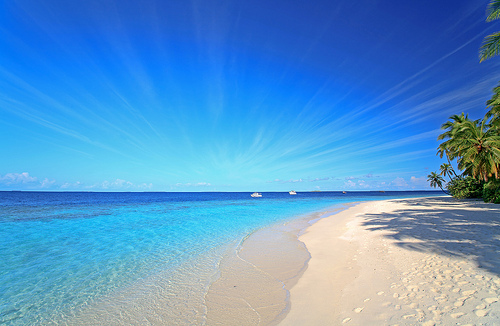
#> input picture data/images_general/beach.jpg, 500 x 326 px
$ python example12.py   (older library calls are emulated)
#> lines starting #> are read from the running program, lines starting #| are printed output that depends on the picture
### visual/visual_features.py
"""!
@brief Visual Features
@details: This script stores the functions required for basic image feature
extraction
@author Theodoros Giannakopoulos {tyiannak@gmail.com}
"""
import cv2
from skimage.feature import local_binary_pattern
from skimage.feature import hog
from numpy.lib.stride_tricks import as_strided as ast
import os
import pickle
import scipy
import numpy as np


class ImageFeatureExtractor():
    """@brief  Image Feature Extractor Class
    @param list_of_features (\a list) list of features to extract. One or
    more from []
    """
    def __init__(self, list_of_features=["lbps", "hogs", "colors"]):
        # get all annotations using multiple annotator flag:
        self.list_of_features = list_of_features


    def getRGBS(self, image):
        n_bins_per_hist = 16
        chans = cv2.split(image)
        colors = ("r", "g", "b")
        features = []
        features_sobel = []
        # RGB Histograms:
        for (chan, color) in zip(chans, colors):  # loop over the image channels
            # get histograms
            hist = cv2.calcHist([chan], [0], None, [n_bins_per_hist], [0, 256])
            hist = hist / hist.sum()
            features.extend(hist[:, 0].tolist())
#> this loop made 3 passes
#> color on passes 1 to 3: 'r', 'g', 'b'
#> after the loop, features = 48 values, max 0.321 at index 47, min 0.00128 at index 16, mean 0.0625
        features.extend(features_sobel)
        # Gray Histogram
        img_gray = cv2.cvtColor(image, cv2.COLOR_BGR2GRAY)
        hist_gray = cv2.calcHist([chan], [0], None, [n_bins_per_hist], [0, 256])
#> hist_gray = [958, 1014, 1031, 817, 510, 417, 437, 1450, 3136, 7684, 17182, 26391, 19804, 12582, 17197, 52390]
        hist_gray = hist_gray / hist_gray.sum()
#> hist_gray = [0.00588, 0.00622, 0.00633, 0.00501, 0.00313, 0.00256, 0.00268, 0.0089, 0.0192, 0.0471, 0.105, 0.162, 0.121, 0.0772, 0.106, 0.321]
        features.extend(hist_gray[:, 0].tolist())
        grad_x = np.abs(
            cv2.Sobel(img_gray, cv2.CV_16S, 1, 0, ksize=3, scale=1, delta=0,
                      borderType=cv2.BORDER_DEFAULT))
        grad_y = np.abs(
            cv2.Sobel(img_gray, cv2.CV_16S, 0, 1, ksize=3, scale=1, delta=0,
                      borderType=cv2.BORDER_DEFAULT))
        abs_grad_x = cv2.convertScaleAbs(grad_x)
        abs_grad_y = cv2.convertScaleAbs(grad_y)
        dst = cv2.addWeighted(abs_grad_x, 0.5, abs_grad_y, 0.5, 0)
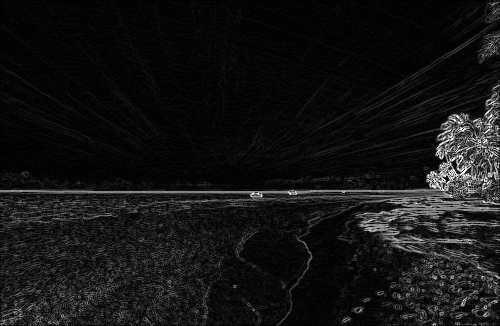
#> dst: shape (326, 500); min 0, max 255, mean 20.1
        histSobel = cv2.calcHist([dst], [0], None, [n_bins_per_hist], [0, 256])
#> histSobel = [110194, 22964, 11347, 6106, 3664, 2163, 1319, 970, 2192, 797, 465, 270, 182, 143, 86, 138]
        histSobel = histSobel / histSobel.sum()
#> histSobel = [0.676, 0.141, 0.0696, 0.0375, 0.0225, 0.0133, 0.00809, 0.00595, 0.0134, 0.00489, 0.00285, 0.00166, 0.00112, 0.000877, 0.000528, 0.000847]
        features.extend(histSobel[:, 0].tolist())
        # HSV histogram
        hsv = cv2.cvtColor(image, cv2.COLOR_BGR2HSV)
#> hsv: shape (326, 500, 3); mean H, S, V 34.1, 152.1, 211
        chans = cv2.split(hsv)  # take the S channel
        S = chans[1]
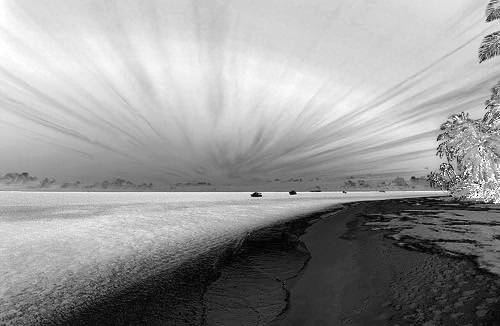
#> S: shape (326, 500); min 0, max 255, mean 152.1
        hist2 = cv2.calcHist([S], [0], None, [n_bins_per_hist], [0, 256])
#> hist2 = [4710, 7734, 13225, 10667, 2545, 2814, 4774, 7712, 6757, 7946, 9483, 12254, 19402, 32394, 15601, 4982]
        hist2 = hist2 / hist2.sum()
#> hist2 = [0.0289, 0.0474, 0.0811, 0.0654, 0.0156, 0.0173, 0.0293, 0.0473, 0.0415, 0.0487, 0.0582, 0.0752, 0.119, 0.199, 0.0957, 0.0306]
        features.extend(hist2[:, 0].tolist())
        f_names = ["Color-R" + str(i) for i in range(n_bins_per_hist)]
        f_names.extend(["Color-G" + str(i) for i in range(n_bins_per_hist)])
        f_names.extend(["Color-B" + str(i) for i in range(n_bins_per_hist)])
        f_names.extend(["Color-Gray" + str(i) for i in range(n_bins_per_hist)])
        f_names.extend(["Color-GraySobel" + str(i) for i in range(n_bins_per_hist)])
        f_names.extend(["Color-Satur" + str(i) for i in range(n_bins_per_hist)])
        return np.array(features), f_names

    # [61 lines left out: functions block_view, normalize, getLBP, getHOG, getKAZE, not called in this run]

    def extract_features(self, file_path):
        # read image
        img = cv2.cvtColor(cv2.imread(file_path), cv2.COLOR_BGR2RGB)
        features = []
        feature_names = []
        if "colors" in self.list_of_features:
            f, fn = self.getRGBS(img)
#> f = 96 values, max 0.676 at index 64, min 0.000528 at index 78, mean 0.0625; fn = 96 items, first 6: 'Color-R0', 'Color-R1', 'Color-R2', 'Color-R3', 'Color-R4', 'Color-R5'
            features.append(f)
            feature_names += fn
#> feature_names has the same summary as fn
        if "lbps" in self.list_of_features:
            f, fn = self.getLBP(img)
            features.append(f)
            feature_names += fn
        if "hogs" in self.list_of_features:
            f, fn = self.getHOG(img)
            features.append(f)
            feature_names += fn
        if "kaze" in self.list_of_features:
            f, fn = self.getKAZE(img)
            features.append(f)
            feature_names += fn
        features = np.concatenate(features)
#> features has the same summary as f
        return features, feature_names

class ImageMatch(object):
    # [8 lines left out: function __init__, not called in this run]

    def cos_cdist(self, vector): # cosine distance between search image and db
        v = vector.reshape(1, -1)
        return scipy.spatial.distance.cdist(self.matrix, v, 'cosine').reshape(-1)

    # [19 lines left out: functions match, batch_extractor_match, not called in this run]

### visual/example12.py
"""!
@brief Example 12
@details: Visual features visualization for 2 images using matplotlib.
(Color features)
@author Theodoros Giannakopoulos {tyiannak@gmail.com}
"""

from visual_features import ImageFeatureExtractor
import matplotlib.ticker as ticker
from matplotlib import pyplot as plt

filename1 = '../data/images_general/beach.jpg'
filename2 = '../data/images_general/new_york.jpg'

ife = ImageFeatureExtractor(list_of_features=["colors"])
f1, f1n = ife.extract_features(file_path=filename1)
#> f1 has the same summary as f in extract_features; f1n has the same summary as fn in extract_features
f2, f2n = ife.extract_features(file_path=filename2)
#> call 2 of extract_features, with file_path = '../data/images_general/new_york.jpg'
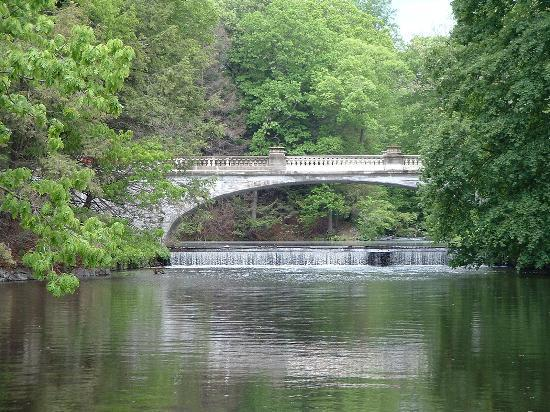
#> input picture data/images_general/new_york.jpg, 550 x 412 px
#> the loop in getRGBS (call 2), `for (chan, color) in zip(chans, colors):` made 3 passes
#> after the loop in getRGBS (call 2), `for (chan, color) in zip(chans, colors):`: features = 48 values, max 0.151 at index 37, min 0.000781 at index 16, mean 0.0625
#> in getRGBS (call 2), `img_gray = cv2.cvtColor(image, cv2.COLOR_BGR2GRAY)`:
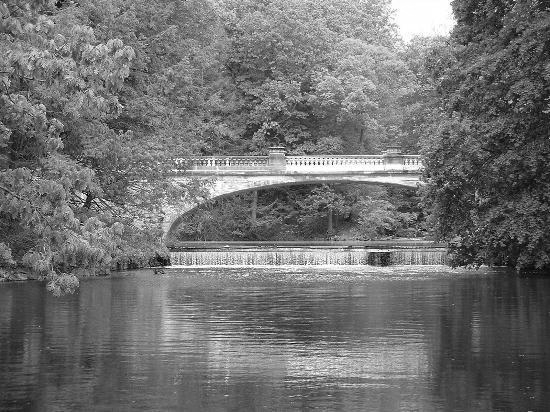
#> img_gray: shape (412, 550); min 0, max 255, mean 113
#> in getRGBS (call 2), `hist_gray = cv2.calcHist([chan], [0], None, [n_bins_per_hist], [0, 256])`: hist_gray = [3483, 9584, 22480, 28851, 33999, 34198, 26111, 20196, 14226, 9871, 6680, 4414, 3124, 2385, 2141, 4857]
#> in getRGBS (call 2), `hist_gray = hist_gray / hist_gray.sum()`: hist_gray = [0.0154, 0.0423, 0.0992, 0.127, 0.15, 0.151, 0.115, 0.0891, 0.0628, 0.0436, 0.0295, 0.0195, 0.0138, 0.0105, 0.00945, 0.0214]
#> in getRGBS (call 2), `dst = cv2.addWeighted(abs_grad_x, 0.5, abs_grad_y, 0.5, 0)`:
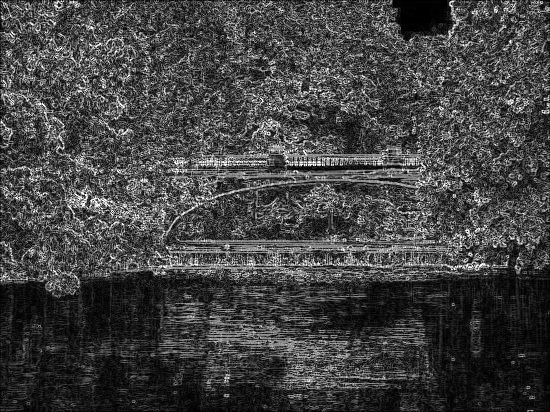
#> dst: shape (412, 550); min 0, max 255, mean 67.1
#> in getRGBS (call 2), `histSobel = cv2.calcHist([dst], [0], None, [n_bins_per_hist], [0, 256])`: histSobel = [28360, 38701, 31909, 27511, 23187, 18779, 14846, 11189, 11925, 7853, 4814, 3009, 1865, 1145, 697, 810]
#> in getRGBS (call 2), `histSobel = histSobel / histSobel.sum()`: histSobel = [0.125, 0.171, 0.141, 0.121, 0.102, 0.0829, 0.0655, 0.0494, 0.0526, 0.0347, 0.0212, 0.0133, 0.00823, 0.00505, 0.00308, 0.00357]
#> in getRGBS (call 2), `hsv = cv2.cvtColor(image, cv2.COLOR_BGR2HSV)`: hsv: shape (412, 550, 3); mean H, S, V 67.5, 71.3, 124.6
#> in getRGBS (call 2), `S = chans[1]`:
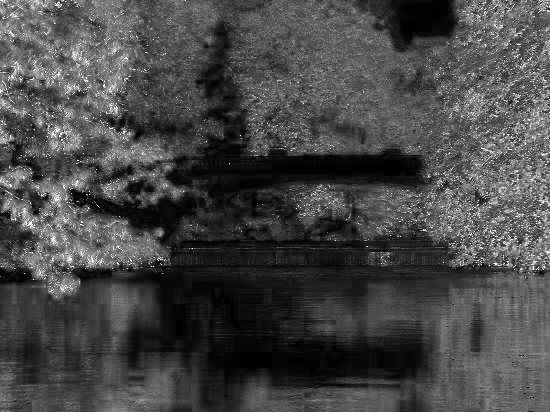
#> S: shape (412, 550); min 0, max 255, mean 71.3
#> in getRGBS (call 2), `hist2 = cv2.calcHist([S], [0], None, [n_bins_per_hist], [0, 256])`: hist2 = [26542, 23634, 21366, 27193, 31900, 33765, 27186, 14624, 8053, 4820, 2753, 1717, 1064, 580, 386, 1017]
#> in getRGBS (call 2), `hist2 = hist2 / hist2.sum()`: hist2 = [0.117, 0.104, 0.0943, 0.12, 0.141, 0.149, 0.12, 0.0645, 0.0355, 0.0213, 0.0121, 0.00758, 0.0047, 0.00256, 0.0017, 0.00449]
#> in extract_features (call 2), `f, fn = self.getRGBS(img)`: f = 96 values, max 0.171 at index 65, min 0.000781 at index 16, mean 0.0625
#> in extract_features (call 2), `features = np.concatenate(features)`: features has the same summary as f
#> f2 has the same summary as f in extract_features; f2n has the same summary as fn in extract_features

fig = plt.figure()
ax = fig.add_subplot(111)
plt.plot(range(len(f1n)), f1)
ax.set_xlim(xmin=0)
plt.xticks(range(len(f1n)))
ax.set_xticklabels(f1n)
ax.xaxis.set_major_locator(ticker.MultipleLocator(1))
ax.xaxis.set_minor_locator(ticker.MultipleLocator(1))
plt.setp(plt.xticks()[1], rotation=90)
plt.tick_params(axis='both', which='major', labelsize=6)
plt.tick_params(axis='both', which='minor', labelsize=6)
plt.show()
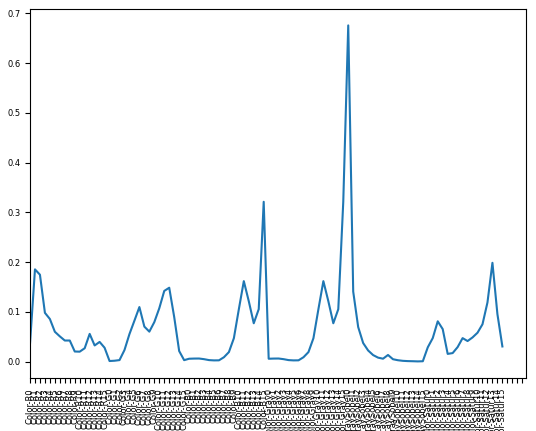
#> figure drawn by matplotlib, 1 panel; curve peaks at x = 64, y = 0.676
